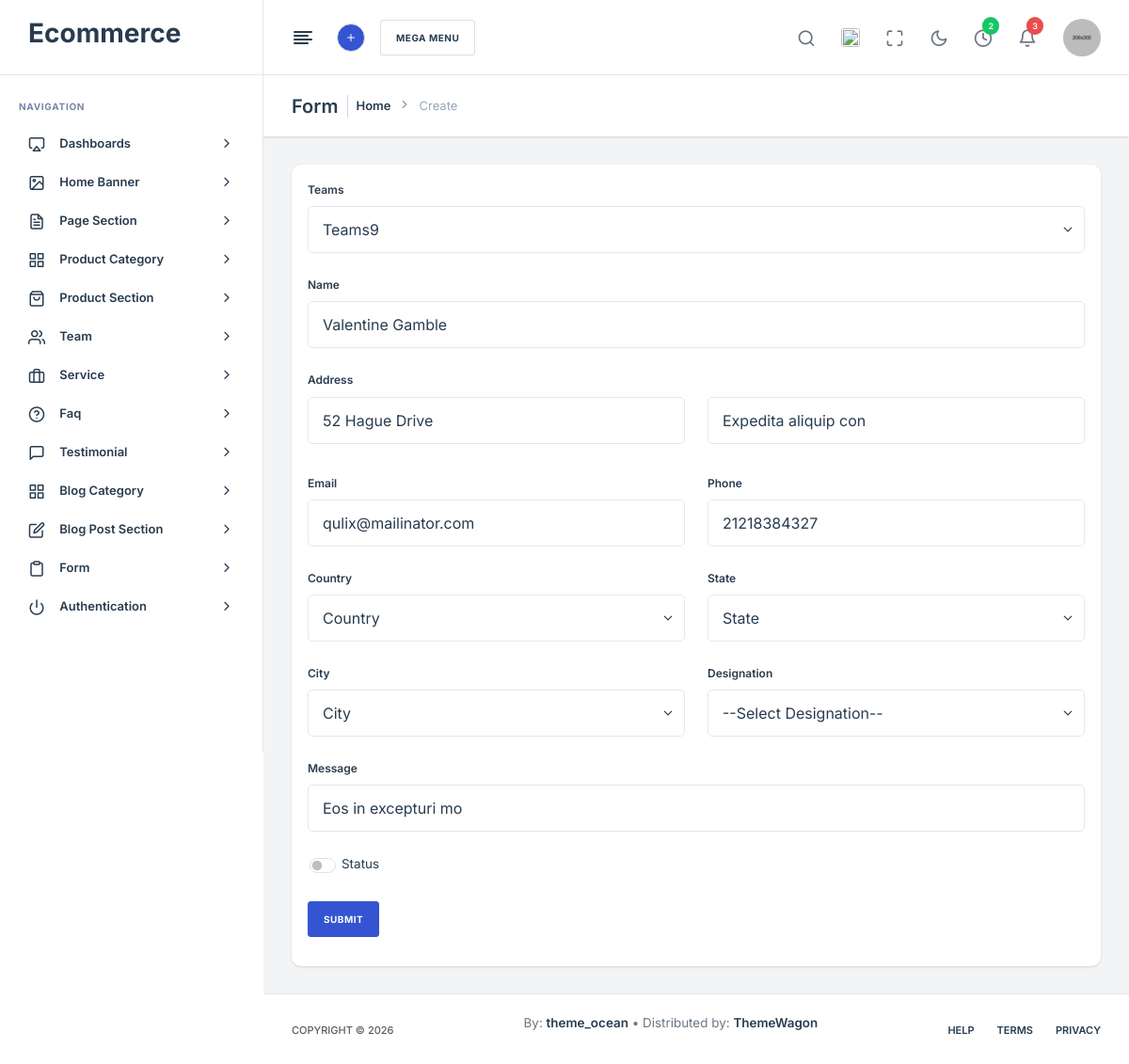
Screenshot of /admin/proposal-edit.php?id=10 with the database file from the repository.
### tables this page shows
CREATE TABLE `contact_requests` (
  `id` int(11) NOT NULL,
  `name` varchar(255) NOT NULL,
  `teams` varchar(255) NOT NULL,
  `phone` bigint(255) NOT NULL,
  `address1` text NOT NULL,
  `address2` text NOT NULL,
  `country` varchar(255) NOT NULL,
  `state` varchar(255) NOT NULL,
  `city` varchar(255) NOT NULL,
  `designation` int(255) NOT NULL,
  `message` text NOT NULL,
  `email` varchar(255) NOT NULL,
  `date` date NOT NULL
);

### admin/proposal-edit.php (the view, shortened to what this page needs)
<?php
  include('layout/header.php');
  $id = $_GET['id'];
  $row = mysqli_fetch_assoc(mysqli_query($conn, "SELECT * FROM contact_requests WHERE id='$id'"));
  ?>
<main class="nxl-container">
    <div class="nxl-content">
        <div class="page-header">
            <div class="page-header-left d-flex align-items-center">
                <div class="page-header-title">
                    <h5 class="m-b-10">Form</h5>
                </div>
                <ul class="breadcrumb">
                    <li class="breadcrumb-item"><a href="index.html">Home</a></li>
                    <li class="breadcrumb-item">Create</li>
                </ul>
            </div>
        </div>
        <div class="main-content">
            <div class="row">
                <div class="col-xl-12">
                    <div class="card stretch stretch-full">
                        <form method="post" action="">
                            <div class="card-body">
                                <div class=" mb-4">
                                    <label for="teams" class="form-label">Teams </label>
                                    <select id="teams" value="" name="teams"  class="form-select form-control" data-select2-selector="teams" required>
                                      <option   <?php if($row['teams'] == 'teams9') echo 'selected';?> value="teams9">Teams9</option>
                                      </select>
                                </div>
                                <div class="row">
                                    <div class="col-lg-12 mb-4">
                                        <label class="form-label">Name </label>
                                        <input type="text" name="name" value="<?php echo $row['name']; ?>" class="form-control" placeholder="Name" required>
                                    </div>
                                </div>
                                <div>
                                    <label class="form-label">Address</label>
                                    <div class="row">
                                        <div class="col-lg-6 mb-4">
                                            <input type="text" name="address1" value="<?php echo $row['address1']; ?>" class="form-control mb-2" placeholder="Address   1" required>
                                        </div>
                                        <div class="col-lg-6 mb-4">
                                            <input type="text" name="address2" value="<?php echo $row['address2']; ?>" class="form-control" placeholder="Address   2" required>
                                        </div>
                                    </div>
                                </div>
                                <div class="row">
                                    <div class="col-lg-6 mb-4">
                                        <label class="form-label">Email </label>
                                        <input type="text" name="email" value="<?php echo $row['email']; ?>" class="form-control" placeholder="Emial" required>
                                    </div>
                                    <div class="col-lg-6 mb-4">
                                        <label class="form-label">Phone </label>
                                        <input type="text" name="phone" value="<?php echo $row['phone']; ?>" class="form-control" placeholder="Phone" required>
                                    </div>
                                </div>
                                <div class="row">
                                    <div class="col-lg-6 mb-4">
                                        <label for="country" class="form-label">Country </label>
                                        <select id="country" name="country" class="form-select form-control" required>
                                            <option  value=" " class="selected" aria-placeholder="Country">Country</option>
                                        </select>
                                    </div>
                                    <div class="col-lg-6 mb-4">
                                        <label for="state" class="form-label">State </label>
                                        <select id="state" name="state" class="form-select form-control" required>
                                            <option value="" class="selected" aria-placeholder="State">State</option>
                                        </select>
                                    </div>
                                </div>
                                <div class="row">
                                    <div class="col-lg-6 mb-4">
                                        <label for="city" class="form-label">City </label>
                                        <select id="city" name="city" class="form-select form-control" required>
                                            <option value="" class="selected" aria-placeholder="City">City</option>
                                        </select>
                                    </div>
                                    <div class="col-lg-6 mb-4">
                                        <label for="designation" class="form-label">Designation </label>
                                        <select id="designation" name="designation" class="form-select form-control" required>
                                            <option value=" " class="selected" aria-placeholder="designation">--Select Designation--</option>
                                        </select>
                                    </div>
                                </div>
                                <div class="row">
                                    <div class="col-lg-12 mb-4">
                                        <label class="form-label">Message </label>
                                        <input type="text" name="message" value="<?php echo $row['message']; ?>" class="form-control" placeholder="Message">
                                    </div>
                                </div>
                                <div class="row mb-4">
                                    <div class="form-check form-switch form-switch-sm ps-5">
                                        <input class="form-check-input c-pointer" type="checkbox" id="commentSwitch">
                                        <label class="form-check-label fw-500 text-dark c-pointer" for="commentSwitch">Status</label>
                                    </div>
                                </div>
                                <div class="d-flex align-items-center gap-2 page-header-right-items-wrapper">
                                    <input type="submit" name="submit" class="btn btn-primary ">
                                </div>
                            </div>
                        </form>
                    </div>
                </div>
            </div>
        </div>
    </div>
    <footer class="footer">
        <p class="fs-11 text-muted fw-medium text-uppercase mb-0 copyright">
            <span>Copyright ©</span>
        </p>
        <p><span>By: <a target="_blank" href="https://wrapbootstrap.com/user/theme_ocean" target="_blank">theme_ocean</a></span> • <span>Distributed by: <a target="_blank" href="https://themewagon.com" target="_blank">ThemeWagon</a></span></p>
        <div class="d-flex align-items-center gap-4">
            <a href="javascript:void(0);" class="fs-11 fw-semibold text-uppercase">Help</a>
            <a href="javascript:void(0);" class="fs-11 fw-semibold text-uppercase">Terms</a>
            <a href="javascript:void(0);" class="fs-11 fw-semibold text-uppercase">Privacy</a>
        </div>
    </footer>
</main>
</body>

### rows the page displays
contact_requests: teams "Teams9", name "Valentine Gamble", address1 "52 Hague Drive", address2 "Expedita aliquip con", email "qulix@mailinator.com", phone "21218384327", message "Eos in excepturi mo"
